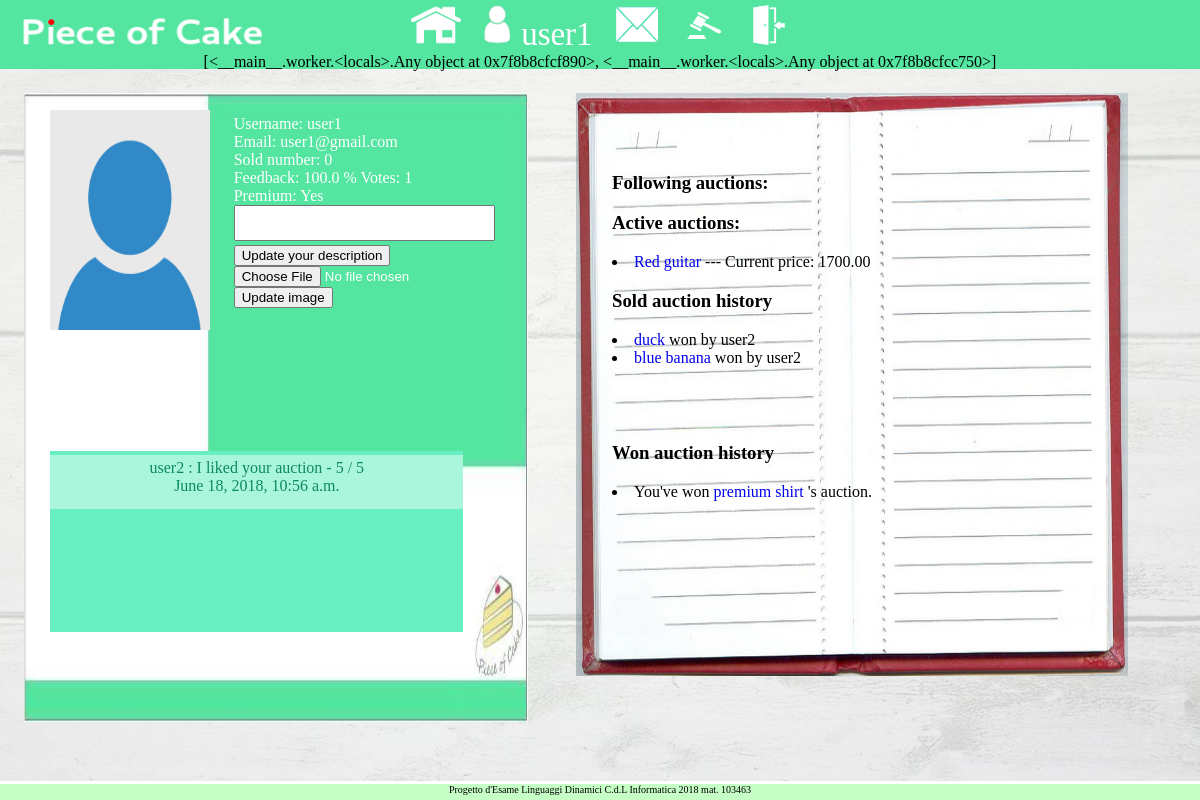
Page /webauction/accounts/profile/user1 (signed in) on the committed database.
### webauction/models.py (models this page shows, shortened)
class UserProfile(models.Model):
    def create_user_profile(sender, instance, created, **kwargs):
        if created:
            profile, created = UserProfile.objects.get_or_create(user=instance)
    post_save.connect(create_user_profile, sender=User)
    user = models.OneToOneField(User, on_delete=models.CASCADE)
    feedback = models.IntegerField(default=0)
    votes = models.IntegerField(default=0)
    auction_count = models.SmallIntegerField(default=3)
    premium = models.BooleanField(default=False)
    description = models.CharField(max_length=1000, default='')
    profile_pic = models.ImageField(upload_to='profile_img/',
                    default='profile_img/defaultprofileimage.png')
    sold_auction = models.IntegerField(default=0)

class Vote(models.Model):
    sender = models.ForeignKey(User, related_name="vote_sender", on_delete=models.CASCADE)
    receiver = models.ForeignKey(User, related_name="vote_receiver", on_delete=models.CASCADE)
    message = models.CharField(max_length=1000, blank=False)
    datetime = models.DateTimeField(auto_now_add=True)
    rating = models.SmallIntegerField(validators=[MaxValueValidator(5), MinValueValidator(1)])

class Auction(models.Model):
    seller = models.ForeignKey(User, related_name="seller", on_delete=models.CASCADE)
    title = models.CharField(max_length=100)
    image = models.ImageField(upload_to='auction_img/%Y/%m/%d/')
    description = models.CharField(max_length=5000)
    pub_date = models.DateTimeField(auto_now_add=True)
    expire_date = models.DateTimeField(default=datetime.datetime.now)
    premium_date = models.DateTimeField(default=datetime.datetime.now)
    premium_active = models.BooleanField(default=False)
    min_price = models.DecimalField(max_digits=10, default=0, decimal_places=2)
    min_bid = models.DecimalField(max_digits=10, default=MIN_BID(), decimal_places=2)
    bid_count = models.IntegerField(default=0)
    last_bid_user = models.ForeignKey(User, null=True, related_name="last_bid_user", \
            on_delete=models.CASCADE)
    current_price = models.DecimalField(max_digits=10, default=0, decimal_places=2)
    active = models.BooleanField(default=True)
    category = models.CharField(max_length=50, default=('OT','Other'),
                                choices=CATEGORY_CHOICES)

### webauction/views.py (the view, shortened to what this page needs)
# urls.py: url(r'^accounts/profile/(?P<searched_username>.*)$', views.profile, name='profile'),
def profile(request, searched_username):
    print('inizio')
    if searched_username == '':
        searchedUser = request.user
    else:
        searchedUser = get_object_or_404(User, username=searched_username)
    userProfile = get_object_or_404(UserProfile, user=searchedUser)
    active_auction_list = Auction.objects.filter(Q(seller__exact=searchedUser),Q(active__exact=True))
    friendRequests_forward = FriendRequest.objects.filter(
                    Q(friend_of__exact=request.user))
    friendRequests_backward = FriendRequest.objects.filter(
                    Q(friend__exact=request.user))
    friends_forward = [ friendrequest.friend for friendrequest in friendRequests_forward ]
    friends_backward = [ friendrequest.friend_of for friendrequest in friendRequests_backward ]
    requestIsSent = False
    requestIsSentBack = False
    if searchedUser in friends_forward:
        requestIsSent = True
    if searchedUser in friends_backward:
        requestIsSentBack = True
    voteAlreadyExists = False
    existingVote = Vote.objects.filter(receiver=userProfile.user, sender=request.user)
    if len(existingVote) != 0:
        voteAlreadyExists = True
    chart_expired = None
    chart_won = None
    sorted_sold_auction = []
    sorted_won_auction = []
    sold_auction = Auction.objects.filter(Q(seller__exact=userProfile.user, active__exact=False),
        ~Q(last_bid_user__exact=None))
    now = timezone.localtime(timezone.now())
    sorted_sold_auction = sorted(sold_auction, \
        key=lambda x: (now-x.pub_date).total_seconds() , reverse=False)
    chart_expired = get_pool(sold_auction)
    if userProfile.user == request.user:
        won_auction = Auction.objects.filter(last_bid_user__exact=request.user, active__exact=False)
        now = timezone.localtime(timezone.now())
        sorted_won_auction = sorted(won_auction, \
            key=lambda x: (now-x.pub_date).total_seconds() , reverse=False)
        chart_won = get_pool(won_auction)
    context = {}
    context['userProfile'] = userProfile
    context['alreadySentForward'] = requestIsSent
    context['alreadySentBack'] = requestIsSentBack
    context['activeAuctions'] = active_auction_list
    context['sorted_sold_auction'] = sorted_sold_auction
    context['sorted_won_auction'] = sorted_won_auction
    context['chart_expired'] = chart_expired
    context['chart_won'] = chart_won
    if chart_expired != None and chart_won != None:
        context['charts'] = [chart_expired, chart_won]
    elif chart_expired == None and chart_won != None:
        context['charts'] = chart_won
    elif chart_expired != None and chart_won == None:
        context['charts'] = chart_expired
    all_votes = Vote.objects.filter(receiver__exact=userProfile.user)
    now = timezone.localtime(timezone.now())
    all_votes_sorted = sorted(all_votes,
        key=lambda x: (now-x.datetime).total_seconds(), reverse=False)
    context['all_votes'] = all_votes_sorted
    followedAuctions = FollowedAuction.objects.filter(
        Q(follower__exact=request.user), Q(isActive__exact=True))
    context['followedAuctions'] = followedAuctions
    if userProfile.votes != 0:
        context['percentage_feedback'] = \
            userProfile.feedback*100/(MAX_VOTE_NUM()*userProfile.votes)
    else:
        context['percentage_feedback'] = 0.0
    if request.method == 'GET':
        return render(request, 'webauction/profile.html', context)

### webauction/models.py (called while the page is built)
def MAX_VOTE_NUM():
    return 5

### webauction/views.py (called while the page is built)
def get_pool(auctions):
    len_sold_auction = len(auctions)
    if len_sold_auction == 0:
        return
    ds = DataPool(
        series = [
            {
            'options': {'source': auctions},
            'terms':   ['expire_date','current_price']
            }
        ]
    )
    chrt = Chart(
        datasource = ds,
        series_options = [
            {
            'options':{'type':'line', 'stacking':False},
            'terms':{'expire_date': ['current_price']}
            }
        ],
        chart_options = {
            'title': {'text':''},
            'xAxis': {
                'title': {'text':'Data'}
            }
        }
    )
    return chrt

### webauction/templates/webauction/profile.html (shortened to what this page needs)
{% extends 'top_bar_base_template.html' %}
{% block scripts %}
    {% load chartit %}
    {% if chart_expired != None and chart_won == None %}
        {{ charts|load_charts:"sold_chart"}}
    {% elif chart_expired == None and chart_won != None %}
        {{ charts|load_charts:"won_chart"}}
    {% elif chart_expired != None and chart_won != None %}
        {{ charts|load_charts:"sold_chart, won_chart"}}
    {% endif %}
{% endblock %}
{% block body %}
<div id=profile>
    <div id=upper>
    <div id=profile_picture>
        <img src={{ userProfile.profile_pic.url }} style='height:220px; width:160px;'>
    </div>
    <div id=profile_data>
        Username: {{ userProfile.user.username }} <br>
        Email: {{ userProfile.user.email }} <br>
        Sold number: {{ userProfile.sold_auction }} <br>
        Feedback: {{ percentage_feedback }} % Votes: {{ userProfile.votes }}<br>
        {% if request.user == userProfile.user %}
            Premium:
            {% if not userProfile.premium %}
                No
                <form method='POST'>
                    {% csrf_token %}
                    <input type='submit' name='get_premium' value='Get Premium'>
                </form>
                Auction tokens: {{ userProfile.auction_count}}
            {% else %}
                Yes
            {% endif %}
        {% endif %}
        {% if request.user == userProfile.user %}
            <textarea style='resize:none; background-color:c6edab; overflow-y:scroll'
                rows=2 cols=30 name='description' form='desc_form'>
                {{ userProfile.description }}
            </textarea>
            <form id='desc_form' method='POST'>
                <input type='submit' name='update_desc' value='Update your description'>
            </form>
        {% else %}
            Descrizione: <br>
                {{ request.user.descrizione}} <br>
        {% endif %}
        {% if request.user == userProfile.user %}
            <form enctype="multipart/form-data" method='POST'>
                <input type='file' accept='.png, .jpg, .jpeg' name='update_pic' required/> <br>
                <input type='submit' name='update_img' value='Update image'>
            </form>
        {% endif %}
    </div>
    </div>
    <div id=lower>
        <div id=all_votes>
        {% for vote in all_votes %}
            <div>
                {{ vote.sender }} : {{ vote.message }} - {{ vote.rating }} / 5 <br>
                {{ vote.datetime }}
            </div>
        {% endfor %}
        </div>
    </div>
</div>
<div id=container_auction_data>
<div id=auction_data>
        <h3> Following auctions: </h3>
        <h3> Active auctions: </h3>
        {% for auction in activeAuctions %}
            <li>
                <a href='{% url 'webauction:detail' auction.id %}'>
                    {{ auction.title }}
                </a>
                --- Current price: {{ auction.current_price }}
            </li>
        {% endfor %}
        <h3> Sold auction history </h3>
        <div class="history">
            {% for auction in sorted_sold_auction %}
                <li>
                    <a href='{% url 'webauction:detail' auction.id %}'>
                        {{ auction.title }}
                    </a> won by {{ auction.last_bid_user }}
                </li>
            {% endfor %}
        </div>
        {% if request.user == userProfile.user %}
        <h3> Won auction history </h3>
        <div class="history">
            {% for auction in sorted_won_auction %}
            <li>
                You've won <a href='{% url 'webauction:detail' auction.id %}'>
                    {{ auction.title }}
                </a> 's auction.
            </li>
            {% endfor %}
        </div>
        {% endif %}
</div>
</div>
{% endblock %}

### templates/login_top_bar.html (shortened to what this page needs)
<div id=login_top_bar>
    <a href="{% url 'webauction:index' %}">
        <img src="/media/static_images/home_button.png"
        width=50px height=40px >
    </a>
    {% if user.is_authenticated %}
        <a href=/webauction/accounts/profile/{{ user.username }}>
            <img src="/media/static_images/person_profile.png"
            width=30px height=40px> {{ user.username }}
        </a>
        <a href={% url 'messenger:messenger' %}>
            <img src="/media/static_images/mail_pic.png"
            width=45px height=40px >
        <a href={% url 'webauction:make_auction' %}>
            <img src="/media/static_images/make_auction.png"
            width=45px height=40px >
    {% endif %}
    {% if user.is_authenticated %}
    <a href={% url 'logout_view' %}>
        <img src="/media/static_images/logout_door.png"
        width=40px height=40px >
    {% endif %}
</div>

### rows in the picture
UserProfile: profile_pic (placeholder picture), user.username "user1", user.email "user1@gmail.com", sold_auction "0", votes "1"
Vote: sender "user2", message "I liked your auction", rating "5", datetime "June 18, 2018, 10:56 a.m."
Auction: title "Red guitar", current_price "1700.00"
Auction: title "duck", last_bid_user "user2"
Auction: title "blue banana", last_bid_user "user2"
Auction: title "premium shirt"

### other values in the picture
{{ user.username }} "user1"
{{ charts|load_charts:"sold_chart, won_chart" }} "[<__main__.worker.<locals>.Any object at 0x7f8b8cfcf890>, <__main__.worker.<locals>.Any object at 0x7f8b8cfcc750>]"
{{ percentage_feedback }} "100.0"
